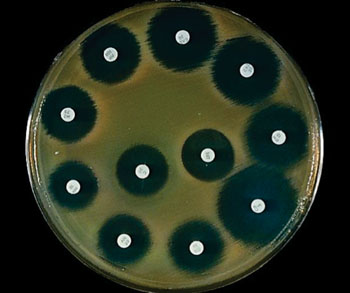
#> input picture Antibiograms pictures/Picture 1.jpg, 350 x 293 px, found by its file name
$ python DetectingCircles.py
#> lines starting #> are read from the running program, lines starting #| are printed output that depends on the picture
import numpy as np
import matplotlib.pyplot as plt
import cv2

def showResults():
    fig=plt.figure()
    fig.suptitle("ANTIBIOGRAMS", fontsize=16)

    fig1=fig.add_subplot(3,2,1)
    plt.axis("off")
    fig1.title.set_text('OriginalImg')
    plt.imshow(img)

    fig2=fig.add_subplot(3,2,2)
    plt.axis("off")
    fig2.title.set_text('RGBimage')
    plt.imshow(RGBimg)

    fig3=fig.add_subplot(3,2,3)
    plt.axis("off")
    fig3.title.set_text('GryascaleImg')
    plt.imshow(GrayscaleImage, cmap='gray')

    fig4=fig.add_subplot(3,2,4)
    plt.axis("off")
    fig4.title.set_text('BlurredImg')
    plt.imshow(filteredImage, cmap='gray')

    fig5=fig.add_subplot(3,2,5)
    plt.axis("off")
    fig5.title.set_text('ResultImg')
    plt.imshow(auxImg)

    fig5=fig.add_subplot(3,2,6)
    plt.axis("off")
    fig5.title.set_text('AntibioticsCircles')
    plt.imshow(auxImg2)
    plt.show()

def detectValidCircles():
    resultArray=np.array([[0,0,0]])             #creates an empty array of 1 row and 3 cols
    for i in circles[0,:]:
        if(filteredImage[i[1],i[0]]>50):         #i[1] corresponds to the columns and i[0] to
                                                #corresponds to the rows.
            array=np.array([i[0],i[1],i[2]])    #stores that particular element i in an array
            auxArray=array[np.newaxis]          #converting this array into a 1 row and 3
                                                #cols array
            resultArray=np.append(resultArray,auxArray,axis=0)  #add the auxArray to the
                                                                #final array
    resultArray=np.delete(resultArray,0,0)      #deleting the very first element in the array
    resultArray=resultArray[np.newaxis]         #making it an array of only 1 row
    return resultArray

def drawCircles(arrayX, image):
    for i in arrayX[0,:]:
        # draw the outer circle
        cv2.circle(image,(i[0],i[1]),i[2],(0,255,0),2)
        # draw the center of the circle
        cv2.circle(image,(i[0],i[1]),2,(0,0,255),3)
def imageFilter():
    GrayscaleImage=cv2.cvtColor(img, cv2.COLOR_BGR2GRAY)
    BlurredImage = cv2.medianBlur(GrayscaleImage,9)
    resultImage=BlurredImage
    return resultImage, GrayscaleImage

img = cv2.imread('E:\Alex 2018 - 2do Semestre\Docencia UCB\Antibiograms project\Antibiograms pictures\Picture 1.jpg')
#> img is the input picture: shape (293, 350, 3); mean B, G, R 30.1, 45.1, 37
RGBimg=cv2.cvtColor(img,cv2.COLOR_BGR2RGB)
auxImg=RGBimg.copy()
auxImg2=RGBimg.copy()
filteredImage, GrayscaleImage=imageFilter()
#> in imageFilter, `GrayscaleImage=cv2.cvtColor(img, cv2.COLOR_BGR2GRAY)`:
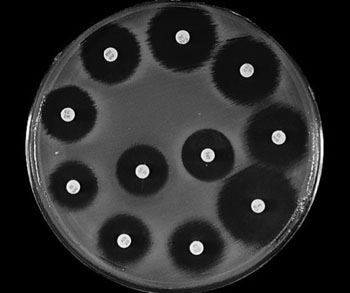
#> GrayscaleImage: shape (293, 350); min 0, max 255, mean 41
#> in imageFilter, `BlurredImage = cv2.medianBlur(GrayscaleImage,9)`:
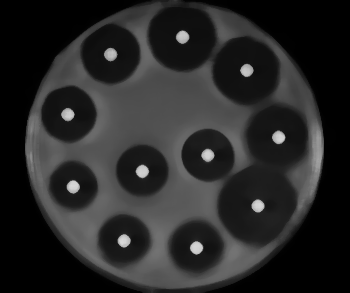
#> BlurredImage: shape (293, 350); min 0, max 217, mean 39.4
circles = cv2.HoughCircles(filteredImage,cv2.HOUGH_GRADIENT,1,25,param1=50,param2=10,
                           minRadius=38,maxRadius=41)
#> circles = [[257.5, 207.5, 40.4], [285.5, 142.5, 40.4], [186.5, 34.5, 39.3], [248.5, 63.5, 40.4], [82.5, 196.5, 39.3], [113.5, 228.5, 40.4], [57.5, 121.5, 40.4], [149.5, 181.5, 39.1], [195.5, 160.5, 39.2], [208.5, 244.5, 39.3], [102.5, 48.5, 38.25]]
circles = np.uint16(np.around(circles))
#> circles = [[258, 208, 40], [286, 142, 40], [186, 34, 39], [248, 64, 40], [82, 196, 39], [114, 228, 40], [58, 122, 40], [150, 182, 39], [196, 160, 39], [208, 244, 39], [102, 48, 38]]
ValidCircles=detectValidCircles()
#> the loop in detectValidCircles, `for i in circles[0,:]:` made 11 passes
#> resultArray on passes 1, 3, 4: [[0, 0, 0], [258, 208, 40]], [[0, 0, 0], [258, 208, 40], [186, 34, 39]], [[0, 0, 0], [258, 208, 40], [186, 34, 39], [248, 64, 40]]
#> in detectValidCircles, `resultArray=np.delete(resultArray,0,0)`: resultArray = [[258, 208, 40], [186, 34, 39], [248, 64, 40]]
#> ValidCircles = [[258, 208, 40], [186, 34, 39], [248, 64, 40]]
drawCircles(ValidCircles,auxImg)
#> the loop in drawCircles, `for i in arrayX[0,:]:` made 3 passes
#> after the loop in drawCircles, `for i in arrayX[0,:]:`:
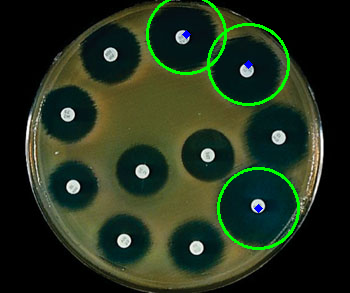
#> image: shape (293, 350, 3); mean R, G, B 35.8, 48.9, 29.4

antibioticCircles = cv2.HoughCircles(filteredImage,cv2.HOUGH_GRADIENT,1,25,param1=50,param2=10,
                           minRadius=4,maxRadius=10)
#> antibioticCircles = [[257.5, 205.5, 6.5], [123.5, 240.5, 6.5], [72.5, 186.5, 6.5], [196.5, 247.5, 6.6], [67.5, 114.5, 6.6], [278.5, 137.5, 6], [181.5, 36.5, 6], [246.5, 70.5, 6.9], [297.5, 175.5, 9.4], [142.5, 171.5, 5.9], [207.5, 155.5, 5.5], [110.5, 54.5, 5.9]]
antibioticCircles = np.uint16(np.around(antibioticCircles))
#> antibioticCircles = [[258, 206, 6], [124, 240, 6], [72, 186, 6], [196, 248, 7], [68, 114, 7], [278, 138, 6], [182, 36, 6], [246, 70, 7], [298, 176, 9], [142, 172, 6], [208, 156, 6], [110, 54, 6]]
drawCircles(antibioticCircles,auxImg2)
#> the loop in drawCircles (call 2), `for i in arrayX[0,:]:` made 12 passes
#> after the loop in drawCircles (call 2), `for i in arrayX[0,:]:`:
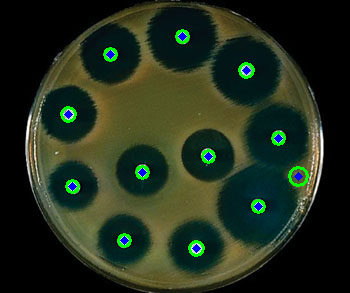
#> image: shape (293, 350, 3); mean R, G, B 34.2, 45.6, 28.4
showResults()

$ run again, with Antibiograms pictures/Picture 5.jpg copied over Antibiograms pictures/Picture 1.jpg
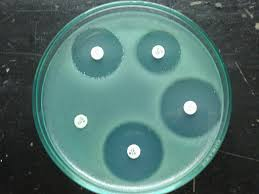
#> input picture Antibiograms pictures/Picture 5.jpg, 259 x 194 px, found by its file name
#> img is the input picture: shape (194, 259, 3); mean B, G, R 109.3, 113.8, 81
#> in imageFilter, `BlurredImage = cv2.medianBlur(GrayscaleImage,9)`:
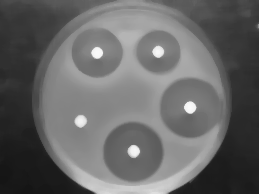
#> BlurredImage: shape (194, 259); min 21, max 251, mean 102.2
#> `circles = cv2.HoughCircles(filteredImage,cv2.HOUGH_GRADIENT,1,25,param..`: circles = [[196.5, 99.5, 39.3], [139.5, 143.5, 40.4]]
#> `circles = np.uint16(np.around(circles))`: circles = [[196, 100, 39], [140, 144, 40]]
#> the loop in detectValidCircles, `for i in circles[0,:]:` made 2 passes
#> resultArray on passes 1 to 2: [[0, 0, 0], [196, 100, 39]], [[0, 0, 0], [196, 100, 39], [140, 144, 40]]
#> the loop in drawCircles, `for i in arrayX[0,:]:` made 2 passes
#> after the loop in drawCircles, `for i in arrayX[0,:]:`:
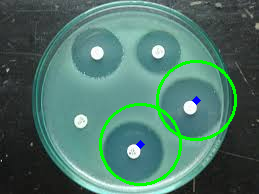
#> image: shape (194, 259, 3); mean R, G, B 77.9, 116.8, 105.4
#> `antibioticCircles = cv2.HoughCircles(filteredImage,cv2.HOUGH_GRADIENT,..`: antibioticCircles = [[157.5, 51.5, 6], [133.5, 150.5, 5.5], [96.5, 52.5, 6], [80.5, 120.5, 5.2], [189.5, 107.5, 5.2]]
#> `antibioticCircles = np.uint16(np.around(antibioticCircles))`: antibioticCircles = [[158, 52, 6], [134, 150, 6], [96, 52, 6], [80, 120, 5], [190, 108, 5]]
#> the loop in drawCircles (call 2), `for i in arrayX[0,:]:` made 5 passes

$ run again, with Antibiograms pictures/Picture 2.jpeg copied over Antibiograms pictures/Picture 1.jpg
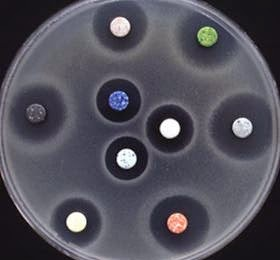
#> input picture Antibiograms pictures/Picture 2.jpeg, 280 x 260 px, found by its file name
#> img is the input picture: shape (260, 280, 3); mean B, G, R 90.7, 80.5, 82.4
#> `circles = cv2.HoughCircles(filteredImage,cv2.HOUGH_GRADIENT,1,25,param..`: circles = [[247.5, 119.5, 40.4], [218.5, 61.5, 39.3], [185.5, 214.5, 39.2], [47.5, 115.5, 38.6], [204.5, 27.5, 40.4]]
#> `circles = np.uint16(np.around(circles))`: circles = [[248, 120, 40], [218, 62, 39], [186, 214, 39], [48, 116, 39], [204, 28, 40]]
#> the loop in detectValidCircles, `for i in circles[0,:]:` made 5 passes
#> resultArray on passes 1, 2, 5: [[0, 0, 0], [248, 120, 40]], [[0, 0, 0], [248, 120, 40], [218, 62, 39]], [[0, 0, 0], [248, 120, 40], [218, 62, 39], [204, 28, 40]]
#> in detectValidCircles, `resultArray=np.delete(resultArray,0,0)`: resultArray = [[248, 120, 40], [218, 62, 39], [204, 28, 40]]
#> the loop in drawCircles, `for i in arrayX[0,:]:` made 3 passes
#> after the loop in drawCircles, `for i in arrayX[0,:]:`:
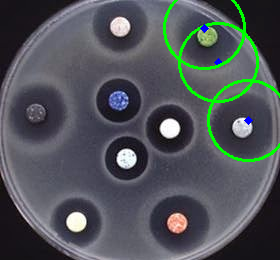
#> image: shape (260, 280, 3); mean R, G, B 79.7, 84.4, 88.2
#> `antibioticCircles = cv2.HoughCircles(filteredImage,cv2.HOUGH_GRADIENT,..`: antibioticCircles = [[176.5, 222.5, 9.4], [119.5, 26.5, 9.4], [126.5, 158.5, 9.4], [118.5, 100.5, 9.4], [75.5, 221.5, 9.4], [241.5, 127.5, 9.4], [169.5, 128.5, 9.4], [35.5, 112.5, 9.1], [207.5, 35.5, 9.4]]
#> `antibioticCircles = np.uint16(np.around(antibioticCircles))`: antibioticCircles = [[176, 222, 9], [120, 26, 9], [126, 158, 9], [118, 100, 9], [76, 222, 9], [242, 128, 9], [170, 128, 9], [36, 112, 9], [208, 36, 9]]
#> the loop in drawCircles (call 2), `for i in arrayX[0,:]:` made 9 passes
#> after the loop in drawCircles (call 2), `for i in arrayX[0,:]:`:
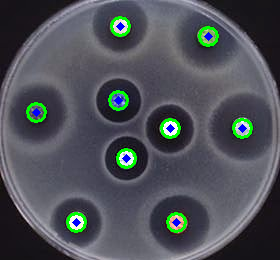
#> image: shape (260, 280, 3); mean R, G, B 78.1, 81.6, 87.7
